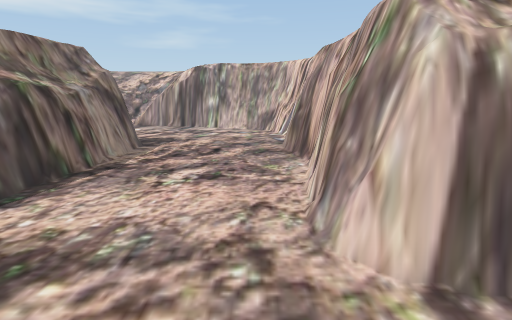
View 1 (above)

13 first-person views from a walk through a Unity game level. The camera is 1.2 m above the floor, tilts 14° down and sees 85° across. The floor is counted in squares, 0.5 m on a side. Each view is taken from the middle of a square. On the plan, view 1 faces up. The plan holds only what a view shows up to about 18 squares ahead; the rest is blank. The place goes on beyond the plan. The player is left out.

View 2
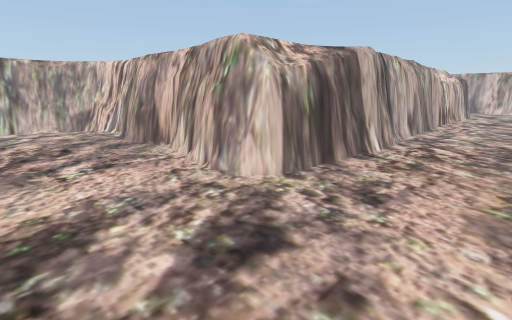

View 3
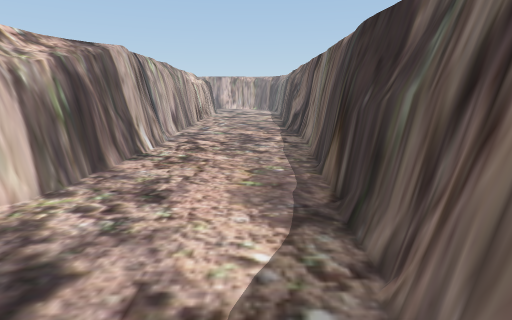

View 4
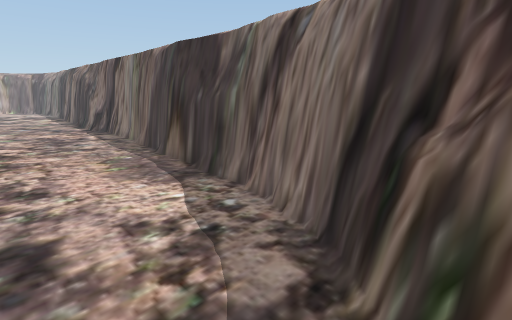

View 5
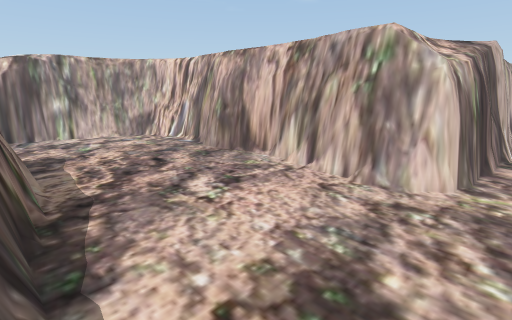

View 6
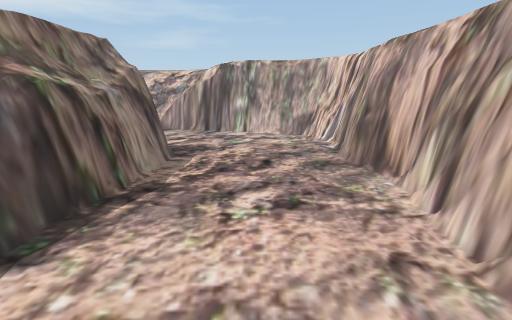

View 7
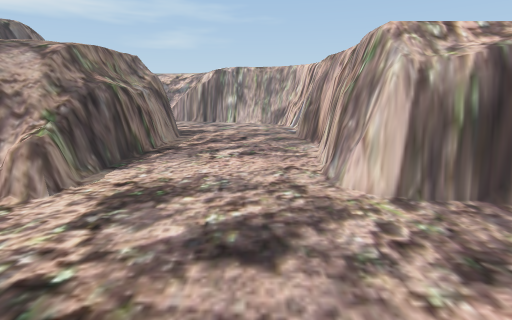

View 8
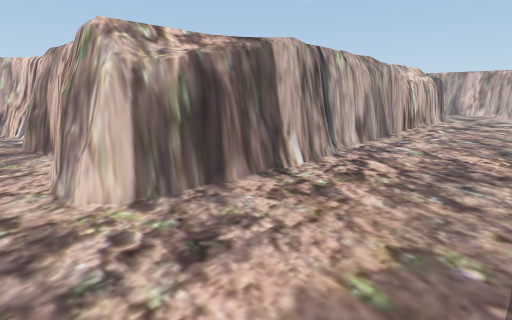

View 9
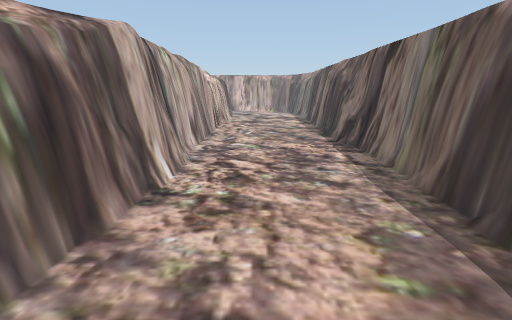

View 10
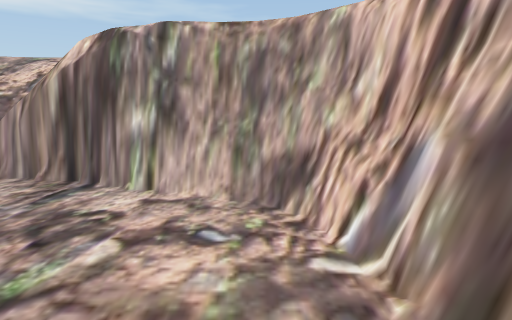

View 11
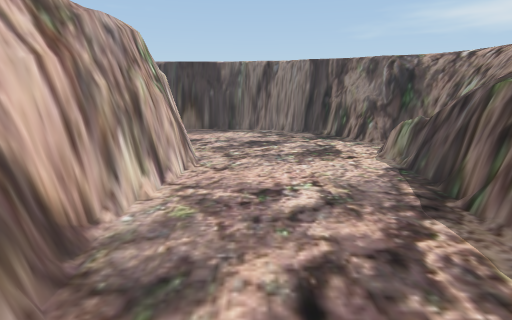

View 12
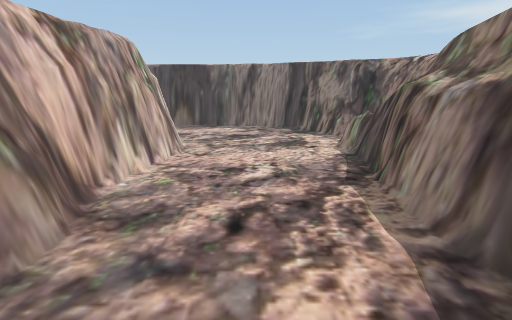

View 13
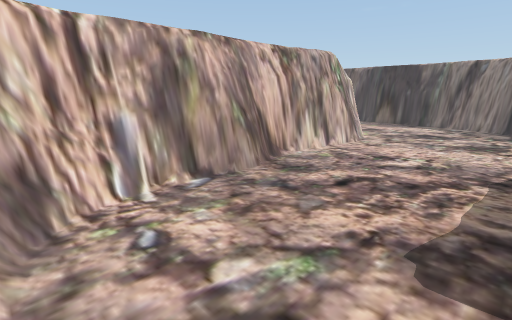

### Floor plan
Key: @ floor where view 1 was taken; # wall or solid block; . main floor; : floor 1.75 m higher than the main floor; + floor 2 m higher than the main floor; / step, stairs or slope; = window, fence, low wall or low ledge; v drop or lower ground.
Columns run from 6 left of view 1 to 20 right of it. Each row starts with its distance up from view 1.
 21   ++
 20 ###+++++
 19  =#===#v+
 18 .....#==v+
 17 .......==+
 16 .......##+
 15 ........#
 14 ........#
 13 #.......#
 12 #.......#
 11 #.......#
 10 #.......#
  9 #.......#+
  8 #.......#+
  7 #.......#+
  6 =......=#+
  5 =......=v////+
  4 =......###/:/++   ++++
  3 #.......##vv=v=v===####v###
  2 ...........................
  1 ...........................
  0 =.....@....................
 -1 #..........................
 -2 #=.........................
 -3  ###.....................
 -4    #########==.....==####
 -5            #####====vv:###

Positions as (right, up) in squares from view 1, and headings:
1: (0, 0), facing up
2: (-4, -2), facing up-right
3: (-4, -2), facing right
4: (-6, 1), facing down-right
5: (-6, 2), facing up-right
6: (-2, 2), facing up
7: (-1, -3), facing up
8: (0, -3), facing up-right
9: (0, 0), facing right
10: (0, 12), facing up
11: (-1, 14), facing down
12: (-2, 16), facing down
13: (-5, 18), facing down-right
